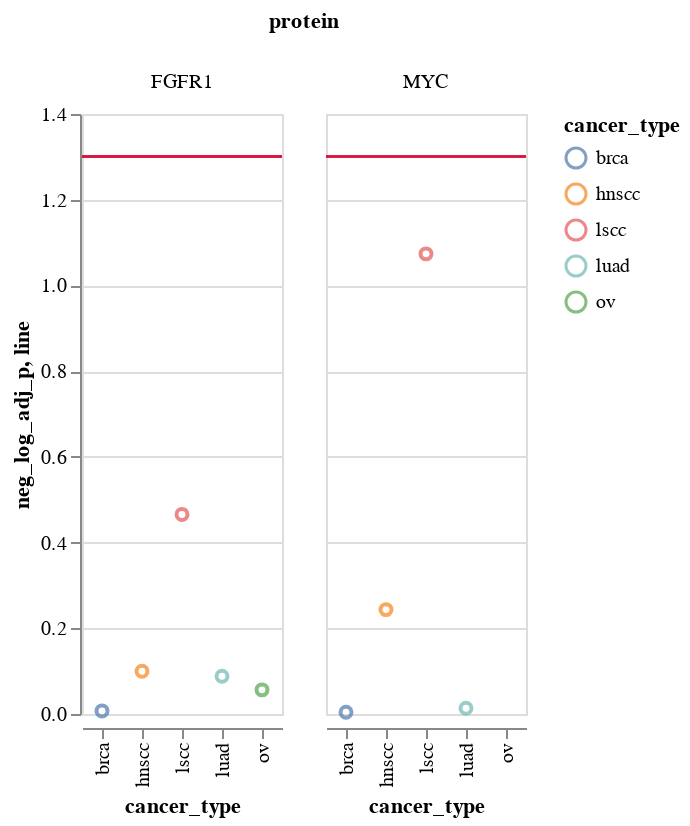

Here is the notebook cell this chart was saved with:
### Code cell
sig = 0.05

df = df.assign(
    line=-np.log10(sig),
    neg_log_adj_p=-np.log10(df["adj_p"]),
)

base = alt.Chart(df)

dots = base.mark_point().encode(
    x="cancer_type",
    y="neg_log_adj_p",
    color="cancer_type",
)

line = base.mark_rule(color="crimson").encode(
    y="line",
)

(dots + line).facet(column="protein")

### Figure 1 — Vega-Lite specification as saved in the notebook (floating-point values rounded to 4 significant figures)
{"config": {"view": {"continuousWidth": 400, "continuousHeight": 300}}, "data": {"name": "data-a89a34de7b7747592b1fc0e458b9cb85"}, "facet": {"column": {"field": "protein", "type": "nominal"}}, "spec": {"layer": [{"mark": "point", "encoding": {"color": {"field": "cancer_type", "type": "nominal"}, "x": {"field": "cancer_type", "type": "nominal"}, "y": {"field": "neg_log_adj_p", "type": "quantitative"}}}, {"mark": {"type": "rule", "color": "crimson"}, "encoding": {"y": {"field": "line", "type": "quantitative"}}}]}, "$schema": "https://vega.github.io/schema/vega-lite/v4.17.0.json", "datasets": {"data-a89a34de7b7747592b1fc0e458b9cb85": [{"cancer_type": "brca", "protein": "FGFR1", "Database_ID": "ENSP00000327229", "adj_p": 0.9835, "change": -0.09809, "cis_or_trans": "trans", "line": 1.301, "neg_log_adj_p": 0.007229}, {"cancer_type": "hnscc", "protein": "FGFR1", "Database_ID": "ENSP00000327229", "adj_p": 0.7947, "change": -0.1609, "cis_or_trans": "trans", "line": 1.301, "neg_log_adj_p": 0.09982}, {"cancer_type": "lscc", "protein": "FGFR1", "Database_ID": "ENSP00000327229", "adj_p": 0.3422, "change": -0.129, "cis_or_trans": "trans", "line": 1.301, "neg_log_adj_p": 0.4657}, {"cancer_type": "luad", "protein": "FGFR1", "Database_ID": "ENSP00000393312", "adj_p": 0.8162, "change": 0.0916, "cis_or_trans": "trans", "line": 1.301, "neg_log_adj_p": 0.08822}, {"cancer_type": "ov", "protein": "FGFR1", "Database_ID": "ENSP00000327229", "adj_p": 0.8784, "change": -0.2856, "cis_or_trans": "trans", "line": 1.301, "neg_log_adj_p": 0.05629}, {"cancer_type": "brca", "protein": "MYC", "Database_ID": "ENSP00000367207", "adj_p": 0.9909, "change": -0.06667, "cis_or_trans": "trans", "line": 1.301, "neg_log_adj_p": 0.00399}, {"cancer_type": "hnscc", "protein": "MYC", "Database_ID": "ENSP00000499182", "adj_p": 0.5707, "change": 0.1812, "cis_or_trans": "trans", "line": 1.301, "neg_log_adj_p": 0.2436}, {"cancer_type": "lscc", "protein": "MYC", "Database_ID": "ENSP00000367207", "adj_p": 0.0844, "change": 0.2955, "cis_or_trans": "trans", "line": 1.301, "neg_log_adj_p": 1.074}, {"cancer_type": "luad", "protein": "MYC", "Database_ID": "ENSP00000499182", "adj_p": 0.9693, "change": 0.0721, "cis_or_trans": "trans", "line": 1.301, "neg_log_adj_p": 0.01352}]}}
